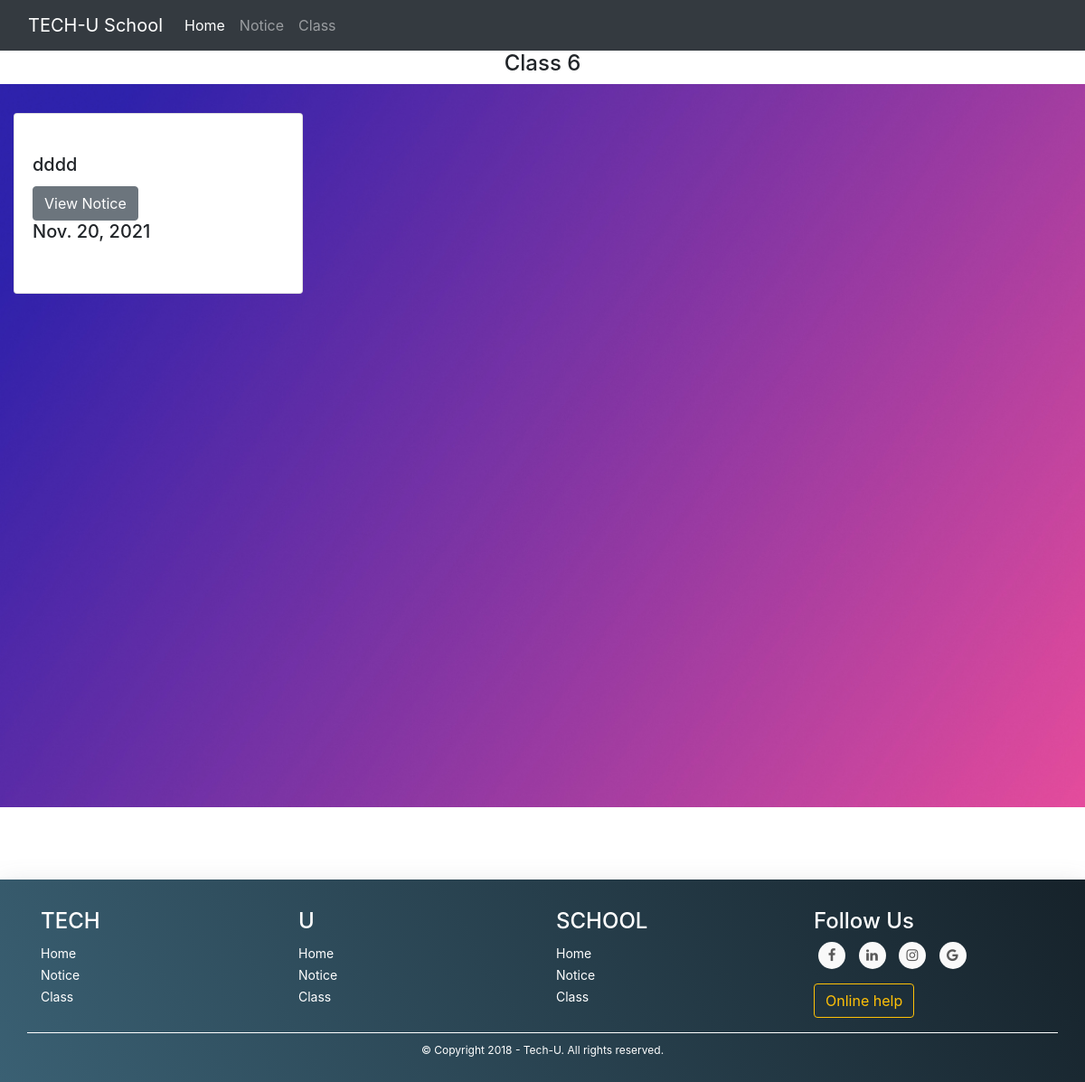
The app's page /clas6, older data.
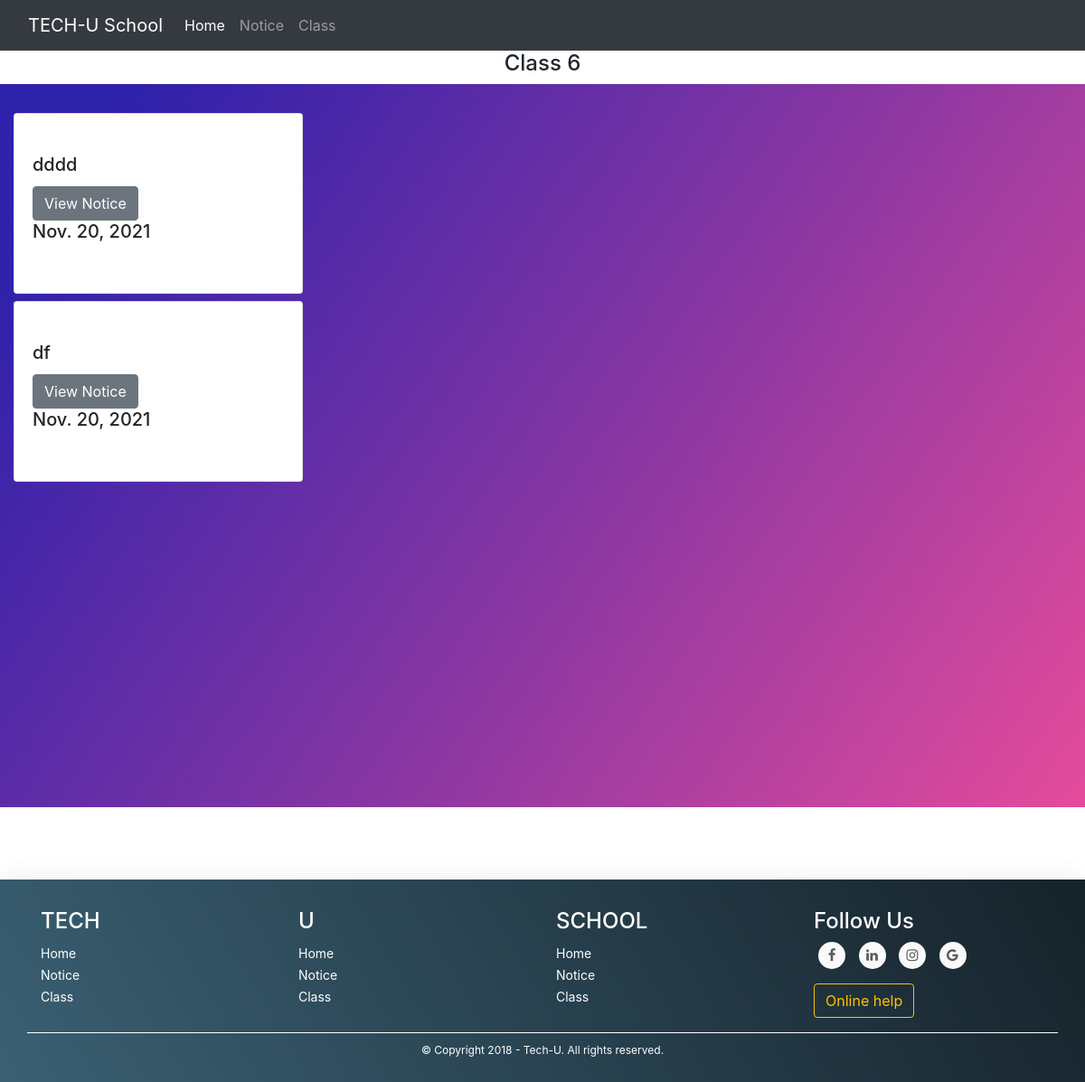
The same page, newer data.
### sc/models.py (models this page shows)
class class6(models.Model):
    title=models.CharField(max_length=100)
    pdf=models.FileField()
    date=models.DateField()

### sc/views.py (the view)
# urls.py: path("clas6",views.clas6,name="clas6"),
def clas6(request):
    c6=class6.objects.all()
    return render(request,'clas6.html',{'c6':c6})

### templates/clas6.html (shortened to what this page needs)
{% extends 'base.html' %}
{% load static %}
{% block body %}
<h4 class="text-center" >Class 6</h4>
<div class="container-fluid py-4 not">
 {% for c in c6 %}
    <div class="card py-4 my-2" style="width: 20rem;">
        <div class="card-body">
            <h5 class="card-title">{{ c.title }}</h5>
            <a href="media/{{ c.pdf }}"> <button type="button" class="btn btn-secondary">View Notice</button></a>
            <h5 class="card-title">{{ c.date }}</h5>
        </div>
    </div>
    {% endfor %}
  </div>
{% endblock body %}

### templates/base.html (shortened to what this page needs)
<!DOCTYPE html>
<html lang="en">
{% load static %}
<head>
    <link href="https://cdn.jsdelivr.net/npm/bootstrap@5.1.3/dist/css/bootstrap.min.css" rel="stylesheet">
    <link rel="stylesheet" href="{% static 'footer.css' %}">
    <link rel="stylesheet" href="{% static 'foo.css' %}">
    <link href="https://unpkg.com/aos@2.3.1/dist/aos.css" rel="stylesheet">
    <link rel="stylesheet" href="https://maxcdn.bootstrapcdn.com/bootstrap/4.1.3/css/bootstrap.min.css">
    <link href="https://maxcdn.bootstrapcdn.com/font-awesome/4.7.0/css/font-awesome.min.css" rel="stylesheet">
</head>
<body>
    <nav class="navbar navbar-expand-lg navbar-dark bg-dark">
        <div class="container-fluid">
            <a class="navbar-brand" style="color: white;">TECH-U School</a>
            <div class="collapse navbar-collapse" id="navbarSupportedContent">
                <ul class="navbar-nav me-auto mb-2 mb-lg-0">
                    <li class="nav-item">
                        <a class="nav-link active" aria-current="page" href="/">Home</a>
                    </li>
                    <li class="nav-item">
                        <a class="nav-link" href="/notice">Notice</a>
                    </li>
                    <li class="nav-item">
                        <a class="nav-link" href="/clas">Class</a>
                    </li>
                </ul>
            </div>
        </div>
    </nav>
    {% block body %}{% endblock body %}
    <footer class="mainfooter" role="contentinfo">
        <div class="footer-middle">
            <div class="container">
                <div class="row">
                    <div class="col-md-3 col-sm-6">
                        <div class="footer-pad">
                            <h4>TECH</h4>
                            <ul class="list-unstyled" style="text-decoration: none;">
                                <li><a href="\">Home</a></li>
                                <li><a href="\notice">Notice</a></li>
                                <li><a href="\clas">Class</a></li>
                            </ul>
                        </div>
                    </div>
                    <div class="col-md-3 col-sm-6">
                        <div class="footer-pad">
                            <h4>U</h4>
                            <ul class="list-unstyled">
                                <li><a href="\">Home</a></li>
                                <li><a href="\notice">Notice</a></li>
                                <li><a href="\clas">Class</a></li>
                            </ul>
                        </div>
                    </div>
                    <div class="col-md-3 col-sm-6">
                        <div class="footer-pad">
                            <h4>SCHOOL</h4>
                            <ul class="list-unstyled">
                                <li><a href="\">Home</a></li>
                                <li><a href="\notice">Notice</a></li>
                                <li><a href="\clas">Class</a></li>
                            </ul>
                        </div>
                    </div>
                    <div class="col-md-3">
                        <h4>Follow Us</h4>
                        <ul class="social-network social-circle">
                            <li><a href="#" class="icoFacebook" title="Facebook"><i class="fa fa-facebook"></i></a></li>
                            <li><a href="#" class="icoLinkedin" title="Linkedin"><i class="fa fa-linkedin"></i></a></li>
                            <li><a href="#" class="icoInstagram" title="Instagram"><i class="fa fa-instagram"></i></a></li>
                            <li><a href="#" class="icogoogle" title="Google"><i class="fa fa-google"></i></a></li>
                        </ul>
                        <a href="/contact"> <button class="btn btn-outline-warning my-3" type="submit">Online help</button></a>
                    </div>
                </div>
                <div class="row">
                    <div class="col-md-12 copy">
                        <p class="text-center">&copy; Copyright 2018 - Tech-U. All rights reserved.</p>
                    </div>
                </div>
            </div>
        </div>
    </footer>
</body>
</html>

### static/footer.css (style rules this page uses)
.not { background-image: url('noti.jpg'); background-position: center; background-size: cover; background-repeat: no-repeat; height: 100vh; }

### static/foo.css (style rules this page uses)
footer { background: #16222A; background: -webkit-linear-gradient(59deg, #3A6073, #16222A); background: linear-gradient(59deg, #3A6073, #16222A); color: white; margin-top: 80px; }
footer a { color: #fff; font-size: 14px; transition-duration: 0.2s; }
.copy { font-size: 12px; padding: 10px; border-top: 1px solid #FFFFFF; }
.footer-middle { padding-top: 2em; color: white; }
ul.social-network { list-style: none; display: inline; margin-left: 0 !important; padding: 0; }
ul.social-network li { display: inline; margin: 0 5px; }
.social-circle li a { display: inline-block; position: relative; margin: 0 auto 0 auto; -moz-border-radius: 50%; -webkit-border-radius: 50%; border-radius: 50%; text-align: center; width: 30px; height: 30px; font-size: 15px; }
.social-circle li i { margin: 0; line-height: 30px; text-align: center; }
.social-circle i { color: #595959; -webkit-transition: all 0.8s; -moz-transition: all 0.8s; -o-transition: all 0.8s; -ms-transition: all 0.8s; transition: all 0.8s; }
.social-network a { background-color: #F9F9F9; }
.mainfooter { bottom: 0; width: 100%; box-shadow: rgba(100, 100, 111, 0.2) 0px 7px 29px 0px; }

Row changes from the older to the newer data that the page shows:
added class6: title "df", date "Nov. 20, 2021"
